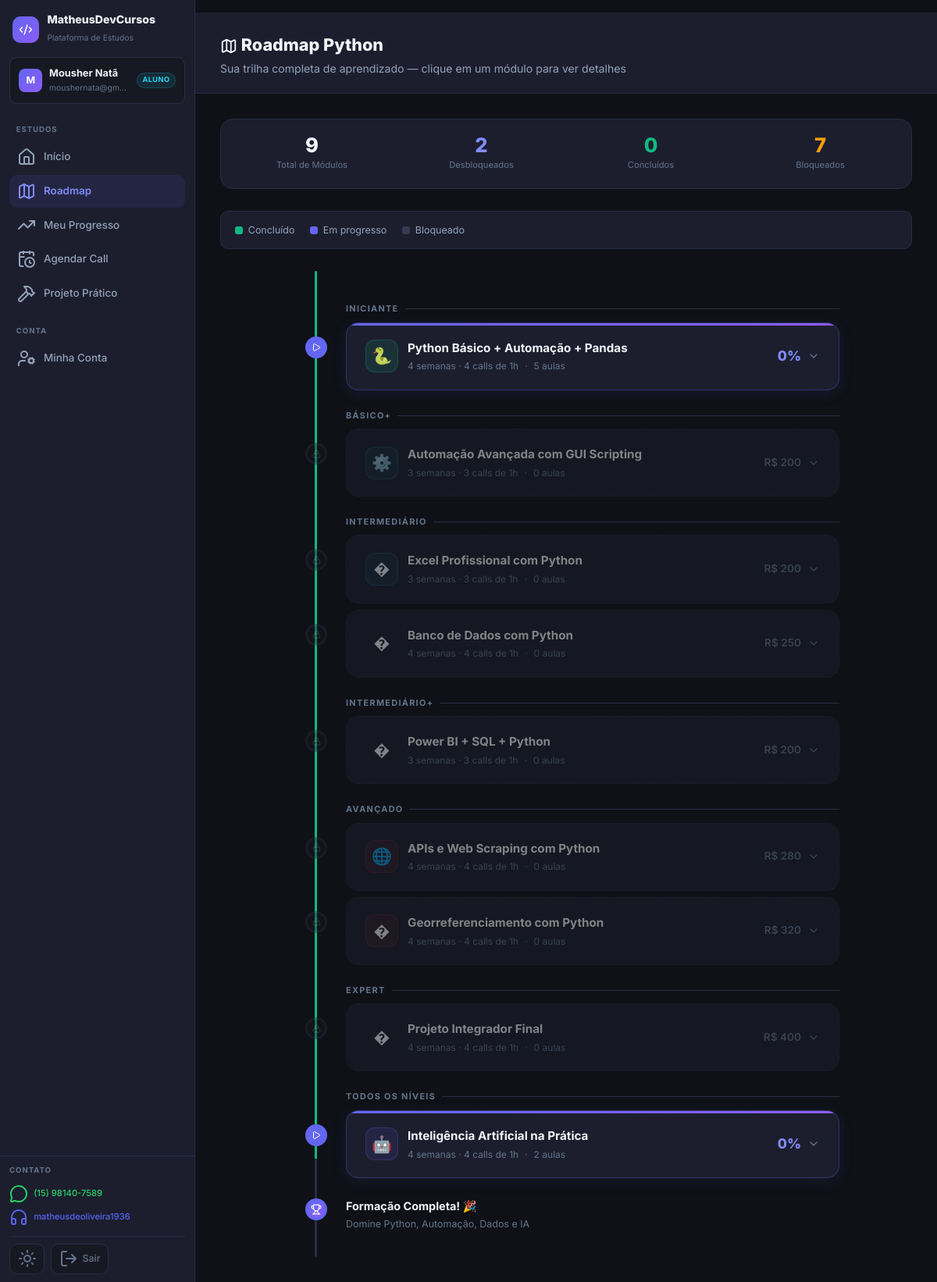
The app's page /roadmap (signed in) with its own data.
### app.py (models this page shows)
class User(UserMixin, db.Model):
    id = db.Column(db.Integer, primary_key=True)
    username = db.Column(db.String(80), unique=True, nullable=False)
    email = db.Column(db.String(120), unique=True, nullable=True)
    password_hash = db.Column(db.String(200), nullable=False)
    role = db.Column(db.String(20), default='student')
    created_at = db.Column(db.DateTime, default=datetime.utcnow)
    is_active_user = db.Column(db.Boolean, default=True)
    modules = db.relationship('UserModule', backref='user', lazy=True, cascade='all, delete-orphan')
    progress = db.relationship('LessonProgress', backref='user', lazy=True, cascade='all, delete-orphan')
    submissions = db.relationship('ExerciseSubmission', backref='user', lazy=True, cascade='all, delete-orphan')

class Module(db.Model):
    id = db.Column(db.Integer, primary_key=True)
    name = db.Column(db.String(200), nullable=False)
    short_name = db.Column(db.String(80))
    description = db.Column(db.Text)
    price = db.Column(db.Float, default=0.0)
    duration = db.Column(db.String(100))
    level = db.Column(db.String(50))
    color = db.Column(db.String(20), default='purple')
    icon = db.Column(db.String(10), default='🐍')
    is_active = db.Column(db.Boolean, default=True)
    lessons = db.relationship('Lesson', backref='module', lazy=True, order_by='Lesson.order')
    users = db.relationship('UserModule', backref='module', lazy=True)

### app.py (the view)
@app.route('/roadmap')
@login_required
def roadmap():
    if current_user.role == 'admin':
        return redirect(url_for('admin_dashboard'))
    user_module_ids = {um.module_id for um in UserModule.query.filter_by(user_id=current_user.id).all()}
    all_modules = Module.query.filter_by(is_active=True).order_by(Module.id).all()
    modules_info = []
    for mod in all_modules:
        owned = mod.id in user_module_ids
        total = len(mod.lessons)
        completed = 0
        if owned:
            lesson_ids = [l.id for l in mod.lessons]
            completed = LessonProgress.query.filter_by(user_id=current_user.id)\
                .filter(LessonProgress.lesson_id.in_(lesson_ids)).count() if lesson_ids else 0
        progress = int(completed / total * 100) if total > 0 else 0
        modules_info.append({
            'module': mod, 'owned': owned, 'progress': progress,
            'completed': completed, 'total': total
        })
    return render_template('student/roadmap.html', modules_info=modules_info)

### app.py (called while the page is built)
@login_manager.user_loader
def load_user(user_id):
    return User.query.get(int(user_id))

### templates/student/roadmap.html (shortened to what this page needs)
{% extends "base.html" %}
{% block content %}
<div class="page-header">
  <div class="page-header-inner" style="display:flex; align-items:center; justify-content:space-between;">
    <div>
      <h1><i data-lucide="map" style="width:22px;height:22px;display:inline;vertical-align:middle;"></i> Roadmap Python</h1>
      <p>Sua trilha completa de aprendizado — clique em um módulo para ver detalhes</p>
    </div>
  </div>
</div>
<div class="page-body">
<div class="page-body-inner">
  <div class="roadmap-container">
    {% set owned_count = modules_info | selectattr('owned') | list | length %}
    {% set completed_count = modules_info | selectattr('progress', 'equalto', 100) | list | length %}
    {% set total_count = modules_info | length %}
    <div class="rm-stats-bar">
      <div class="rm-stat">
        <div class="rm-stat-val" style="color:var(--text);">{{ total_count }}</div>
        <div class="rm-stat-lbl">Total de Módulos</div>
      </div>
      <div class="rm-stat">
        <div class="rm-stat-val" style="color:var(--primary-light);">{{ owned_count }}</div>
        <div class="rm-stat-lbl">Desbloqueados</div>
      </div>
      <div class="rm-stat">
        <div class="rm-stat-val" style="color:var(--green);">{{ completed_count }}</div>
        <div class="rm-stat-lbl">Concluídos</div>
      </div>
      <div class="rm-stat">
        <div class="rm-stat-val" style="color:var(--orange);">{{ total_count - owned_count }}</div>
        <div class="rm-stat-lbl">Bloqueados</div>
      </div>
    </div>
    <div class="roadmap-legend">
      <div class="legend-item"><span class="legend-dot completed"></span> Concluído</div>
      <div class="legend-item"><span class="legend-dot owned"></span> Em progresso</div>
      <div class="legend-item"><span class="legend-dot locked"></span> Bloqueado</div>
    </div>
    <div class="rm-timeline" id="rmTimeline">
      {% set sections = namespace(last='') %}
      {% for item in modules_info %}
        {% set mod = item.module %}
        {% set cls = 'completed' if item.progress == 100 else 'current' if item.owned else 'locked' %}
        {% set section_name = mod.level %}
        {% if section_name != sections.last %}
          {% set sections.last = section_name %}
          <div class="rm-section-label">{{ section_name }}</div>
        {% endif %}
        <div class="rm-node {{ cls }}" data-module-id="{{ mod.id }}">
          <div class="rm-dot">
            {% if item.progress == 100 %}
              <i data-lucide="check" style="width:14px;height:14px;"></i>
            {% elif item.owned %}
              <i data-lucide="play" style="width:12px;height:12px;"></i>
            {% else %}
              <i data-lucide="lock" style="width:11px;height:11px;"></i>
            {% endif %}
          </div>
          <div class="rm-card" onclick="toggleRmExpand({{ mod.id }})">
            <div class="rm-card-top">
              <div class="rm-card-left">
                <div class="rm-icon {{ mod.color }}">{{ mod.icon }}</div>
                <div style="min-width:0;">
                  <div class="rm-title">{{ mod.name }}</div>
                  <div class="rm-subtitle">
                    <span>{{ mod.duration }}</span>
                    <span>·</span>
                    <span>{{ mod.lessons|length }} aula{{ 's' if mod.lessons|length != 1 }}</span>
                  </div>
                </div>
              </div>
              <div class="rm-status">
                {% if item.progress == 100 %}
                  <span class="rm-pct">✓</span>
                {% elif item.owned %}
                  <span class="rm-pct">{{ item.progress }}%</span>
                {% else %}
                  <span class="rm-pct">R$ {{ "%.0f"|format(mod.price) }}</span>
                {% endif %}
                <i data-lucide="chevron-down" style="width:16px;height:16px;color:var(--text3);transition:transform 0.3s;" class="rm-chevron"></i>
              </div>
            </div>
          </div>
        </div>
      {% endfor %}
      <div class="rm-node" style="margin-bottom:0;">
        <div class="rm-dot" style="background:var(--gradient);border-color:var(--primary);color:#fff;">
          <i data-lucide="trophy" style="width:14px;height:14px;"></i>
        </div>
        <div style="padding:1rem 0;font-size:0.9rem;font-weight:700;color:var(--text);">
          Formação Completa! 🎉
          <div style="font-size:0.78rem;color:var(--text3);font-weight:400;margin-top:0.15rem;">Domine Python, Automação, Dados e IA</div>
        </div>
      </div>
    </div>
  </div>
</div>
</div>
{% endblock %}

### templates/base.html (shortened to what this page needs)
<!DOCTYPE html>
<html lang="pt-BR">
<head>
  <link rel="stylesheet" href="{{ url_for('static', filename='css/style.css') }}">
  <link rel="stylesheet" href="https://cdnjs.cloudflare.com/ajax/libs/codemirror/5.65.16/codemirror.min.css">
  <link rel="stylesheet" href="https://cdnjs.cloudflare.com/ajax/libs/codemirror/5.65.16/theme/dracula.min.css">
</head>
<body>
<div class="app-layout">
  <aside class="sidebar" id="sidebar">
    <div class="sb-brand">
      <a href="{{ url_for('index') }}" class="sb-brand-link">
        <div class="sb-brand-icon"><i data-lucide="code-2" style="width:18px;height:18px;color:#fff;"></i></div>
        <div class="sb-brand-text">
          <strong>MatheusDevCursos</strong>
          <span>Plataforma de Estudos</span>
        </div>
      </a>
    </div>
    <div class="sb-user">
      <div class="sb-user-avatar">{{ current_user.username[0].upper() }}</div>
      <div class="sb-user-info">
        <strong>{{ current_user.username }}</strong>
        <small>{{ current_user.email or '' }}</small>
      </div>
      {% if current_user.role == 'admin' %}
        <span class="sb-badge sb-badge-admin">Admin</span>
      {% else %}
        <span class="sb-badge sb-badge-student">Aluno</span>
      {% endif %}
    </div>
    <nav class="sb-nav">
      {% if current_user.role == 'admin' %}
        <div class="sb-section-label">Administração</div>
        <a href="{{ url_for('admin_dashboard') }}" class="sb-link{{ ' active' if request.endpoint == 'admin_dashboard' }}">
          <i data-lucide="layout-dashboard"></i><span>Dashboard</span>
        </a>
        <a href="{{ url_for('admin_students') }}" class="sb-link{{ ' active' if request.endpoint in ['admin_students', 'admin_student_detail'] }}">
          <i data-lucide="users"></i><span>Alunos</span>
        </a>
        <a href="{{ url_for('admin_revenue') }}" class="sb-link{{ ' active' if request.endpoint == 'admin_revenue' }}">
          <i data-lucide="wallet"></i><span>Receita</span>
        </a>
        <a href="{{ url_for('admin_calls') }}" class="sb-link{{ ' active' if request.endpoint == 'admin_calls' }}">
          <i data-lucide="calendar-clock"></i><span>Calls</span>
        </a>
        <a href="{{ url_for('admin_projetos') }}" class="sb-link{{ ' active' if request.endpoint == 'admin_projetos' }}">
          <i data-lucide="hammer"></i><span>Projetos</span>
        </a>
      {% else %}
        <div class="sb-section-label">Estudos</div>
        <a href="{{ url_for('dashboard') }}" class="sb-link{{ ' active' if request.endpoint == 'dashboard' }}">
          <i data-lucide="home"></i><span>Início</span>
        </a>
        <a href="{{ url_for('roadmap') }}" class="sb-link{{ ' active' if request.endpoint == 'roadmap' }}">
          <i data-lucide="map"></i><span>Roadmap</span>
        </a>
        <a href="{{ url_for('profile') }}" class="sb-link{{ ' active' if request.endpoint == 'profile' }}">
          <i data-lucide="trending-up"></i><span>Meu Progresso</span>
        </a>
        <a href="{{ url_for('schedule_call') }}" class="sb-link{{ ' active' if request.endpoint == 'schedule_call' }}">
          <i data-lucide="calendar-clock"></i><span>Agendar Call</span>
        </a>
        <a href="{{ url_for('projeto_pratico') }}" class="sb-link{{ ' active' if request.endpoint == 'projeto_pratico' }}">
          <i data-lucide="hammer"></i><span>Projeto Prático</span>
        </a>
        <div class="sb-section-label" style="margin-top:0.5rem;">Conta</div>
        <a href="{{ url_for('minha_conta') }}" class="sb-link{{ ' active' if request.endpoint == 'minha_conta' }}">
          <i data-lucide="user-cog"></i><span>Minha Conta</span>
        </a>
      {% endif %}
    </nav>
    <div class="sb-footer">
      <div class="sb-contact">
        <div class="sb-section-label" style="padding:0;margin-bottom:0.45rem;">Contato</div>
        <a href="https://wa.me/5515981407589" target="_blank" class="sb-contact-link sb-wa">
          <i data-lucide="message-circle"></i> (15) 98140-7589
        </a>
        <a href="https://discord.com/users/matheusdeoliveira1936" target="_blank" class="sb-contact-link sb-dc">
          <i data-lucide="headphones"></i> matheusdeoliveira1936
        </a>
      </div>
      <div class="sb-actions">
        <button class="sb-action-btn" onclick="toggleTheme()" title="Alternar tema">
          <i data-lucide="sun" class="theme-icon-light"></i>
        </button>
        <a href="{{ url_for('logout') }}" class="sb-action-btn sb-logout" title="Sair">
          <i data-lucide="log-out"></i>
          <span>Sair</span>
        </a>
      </div>
    </div>
  </aside>
  <main class="main-content">
    <div style="padding: 0 2rem; padding-top: 1rem; max-width:1100px; margin:0 auto;">
    </div>
    {% block content %}{% endblock %}
  </main>
</div>
</body>
</html>

### templates/student/roadmap.html (style rules this page uses)
.rm-timeline { position: relative; max-width: 700px; margin: 0 auto; padding: 1rem 0; }
.rm-timeline::before { content: ''; position: absolute; left: 28px; top: 0; bottom: 0; width: 3px; background: var(--border); border-radius: 2px; z-index: 0; }
.rm-timeline::after { content: ''; position: absolute; left: 28px; top: 0; width: 3px; border-radius: 2px; z-index: 1; background: linear-gradient(to bottom, var(--green) var(--progress-line, 0%), transparent var(--progress-line, 0%)); height: 100%; transition: all 0.8s ease; }
.rm-node { position: relative; padding-left: 68px; margin-bottom: 0.5rem; z-index: 2; animation: fadeInUp 0.5s ease-out both; }
.rm-node:nth-child(2) { animation-delay: 0.12s; }
.rm-node:nth-child(4) { animation-delay: 0.26s; }
.rm-node:nth-child(6) { animation-delay: 0.40s; }
.rm-node:nth-child(7) { animation-delay: 0.47s; }
.rm-node:nth-child(9) { animation-delay: 0.61s; }
.rm-dot { position: absolute; left: 16px; top: 18px; width: 28px; height: 28px; border-radius: 50%; background: var(--bg2); border: 3px solid var(--border); display: flex; align-items: center; justify-content: center; font-size: 0.7rem; font-weight: 800; color: var(--text3); z-index: 3; transition: all 0.3s ease; }
.rm-node.current .rm-dot { background: var(--primary); border-color: var(--primary); color: #fff; animation: pulse-glow 2s ease-in-out infinite; }
.rm-node.locked .rm-dot { opacity: 0.4; }
.rm-card { background: var(--surface); border: 1px solid var(--border); border-radius: var(--radius-lg); padding: 1.25rem 1.5rem; cursor: pointer; transition: all 0.3s ease; position: relative; overflow: hidden; }
.rm-card::before { content: ''; position: absolute; top: 0; left: 0; right: 0; height: 3px; transition: all 0.3s; }
.rm-node.current .rm-card { border-color: rgba(99,102,241,0.3); box-shadow: 0 4px 20px rgba(99,102,241,0.1); }
.rm-node.current .rm-card::before { background: var(--gradient); }
.rm-node.locked .rm-card { opacity: 0.5; border-style: dashed; }
.rm-card-top { display: flex; align-items: center; justify-content: space-between; gap: 0.75rem; }
.rm-card-left { display: flex; align-items: center; gap: 0.75rem; flex: 1; min-width: 0; }
.rm-icon { width: 42px; height: 42px; border-radius: 12px; display: flex; align-items: center; justify-content: center; font-size: 1.3rem; flex-shrink: 0; transition: transform 0.3s; }
.rm-icon.green { background: rgba(16,185,129,0.12); border: 1px solid rgba(16,185,129,0.25); }
.rm-icon.blue { background: rgba(34,211,238,0.08); border: 1px solid rgba(34,211,238,0.2); }
.rm-icon.purple { background: rgba(99,102,241,0.1); border: 1px solid rgba(99,102,241,0.25); }
.rm-icon.red { background: rgba(239,68,68,0.08); border: 1px solid rgba(239,68,68,0.2); }
.rm-title { font-size: 0.95rem; font-weight: 700; color: var(--text); white-space: nowrap; overflow: hidden; text-overflow: ellipsis; }
.rm-subtitle { font-size: 0.75rem; color: var(--text3); margin-top: 0.1rem; display: flex; align-items: center; gap: 0.5rem; }
.rm-status { display: flex; align-items: center; gap: 0.5rem; flex-shrink: 0; }
.rm-pct { font-size: 1.1rem; font-weight: 800; }
.rm-node.current .rm-pct { color: var(--primary-light); }
.rm-node.locked .rm-pct { color: var(--text3); font-size: 0.85rem; font-weight: 600; }
.rm-section-label { font-size: 0.68rem; font-weight: 700; color: var(--text3); text-transform: uppercase; letter-spacing: 0.12em; margin: 1.5rem 0 0.5rem; padding-left: 68px; display: flex; align-items: center; gap: 0.5rem; }
.rm-section-label::after { content: ''; flex: 1; height: 1px; background: var(--border); }
.rm-stats-bar { display: flex; gap: 1.5rem; flex-wrap: wrap; margin-bottom: 1.75rem; padding: 1.25rem; background: var(--surface); border: 1px solid var(--border); border-radius: var(--radius-lg); animation: fadeInUp 0.4s ease-out; }
.rm-stat { text-align: center; flex: 1; min-width: 80px; }
.rm-stat-val { font-size: 1.6rem; font-weight: 800; line-height: 1; }
.rm-stat-lbl { font-size: 0.7rem; color: var(--text3); margin-top: 0.25rem; }

### records on screen
User: username "M", username "Mousher Natã", email "moushernata@gm…"
Module: modules_info "INICIANTE", icon "🐍", name "Python Básico + Automação + Pandas", duration "4 semanas · 4 calls de 1h"
Module: modules_info "BÁSICO+", icon "⚙️", name "Automação Avançada com GUI Scripting", duration "3 semanas · 3 calls de 1h", price "200"
Module: modules_info "INTERMEDIÁRIO", icon "�", name "Excel Profissional com Python", duration "3 semanas · 3 calls de 1h", price "200"
Module: icon "�️", name "Banco de Dados com Python", duration "4 semanas · 4 calls de 1h", price "250"
Module: modules_info "INTERMEDIÁRIO+", icon "�", name "Power BI + SQL + Python", duration "3 semanas · 3 calls de 1h", price "200"
Module: modules_info "AVANÇADO", icon "🌐", name "APIs e Web Scraping com Python", duration "4 semanas · 4 calls de 1h", price "280"
Module: icon "�️", name "Georreferenciamento com Python", duration "4 semanas · 4 calls de 1h", price "320"
Module: modules_info "EXPERT", icon "�", name "Projeto Integrador Final", duration "4 semanas · 4 calls de 1h", price "400"
Module: modules_info "TODOS OS NÍVEIS", icon "🤖", name "Inteligência Artificial na Prática", duration "4 semanas · 4 calls de 1h"

### other values on screen
{{ total_count }} "9"
{{ owned_count }} "2"
{{ completed_count }} "0"
{{ total_count - owned_count }} "7"
{{ mod.lessons|length }} "5" "0" "0" "0" "0" "0" "0" "0" "2"
{{ 's' if mod.lessons|length != 1 }} "s" "s" "s" "s" "s" "s" "s" "s" "s"
{{ item.progress }} "0" "0"
